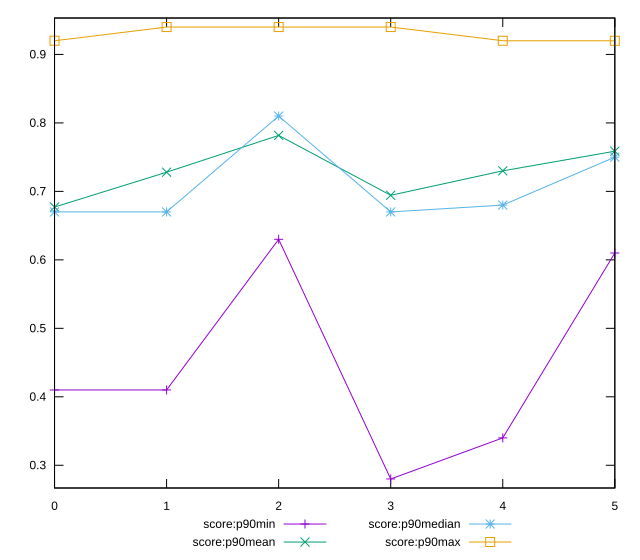

Generate this figure with gnuplot:
reset

$scoreP90Min <<EOF
0 0.41
1 0.41
2 0.63
3 0.28
4 0.34
5 0.61
EOF

$scoreP90Mean <<EOF
0 0.6771428571428572
1 0.7280219780219777
2 0.7817582417582419
3 0.6942857142857141
4 0.7299999999999999
5 0.7586813186813186
EOF

$scoreP90Median <<EOF
0 0.67
1 0.67
2 0.81
3 0.67
4 0.68
5 0.75
EOF

$scoreP90Max <<EOF
0 0.92
1 0.94
2 0.94
3 0.94
4 0.92
5 0.92
EOF

set key outside below
set xrange [0:5]
set yrange [0.26680000000000004:0.9531999999999999]
set trange [0.26680000000000004:0.9531999999999999]
set terminal svg size 640, 560 enhanced background rgb 'white'
set output "reprap/first-contentful-paint/progression/score.svg"

plot $scoreP90Min title "score:p90min" with linespoints, \
     $scoreP90Mean title "score:p90mean" with linespoints, \
     $scoreP90Median title "score:p90median" with linespoints, \
     $scoreP90Max title "score:p90max" with linespoints

reset
